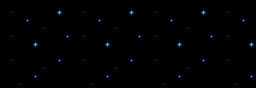

Rendered tile map (Tiled .tmx) drawn with the repository's tilesets; below, a short description and the map source with its tile grids summarised:
An orthogonal 32x11 tile map with 8x8 px tiles, 3 tile layers (Capa de patrones 3, Capa de patrones 2, Capa de Patrones 1), 2 tilesets.

<map version="1.0" orientation="orthogonal" width="32" height="11" tilewidth="8" tileheight="8">
 <tileset firstgid="1" name="earthtiles" tilewidth="8" tileheight="8">
  <image source="earthtiles.png" width="96" height="80" />
 </tileset>
 <tileset firstgid="121" name="logotiles" tilewidth="8" tileheight="8">
  <image source="logotiles.png" width="192" height="96" />
 </tileset>
 <layer name="Capa de patrones 3" width="32" height="11">
  <data>[352 cells, 0 non-empty, 0 distinct tile ids]</data>
 </layer>
 <layer name="Capa de patrones 2" width="32" height="11">
  <data>[352 cells, 352 non-empty, 4 distinct tile ids]</data>
 </layer>
 <layer name="Capa de Patrones 1" width="32" height="11">
  <data>[352 cells, 0 non-empty, 0 distinct tile ids]</data>
 </layer>
</map>
